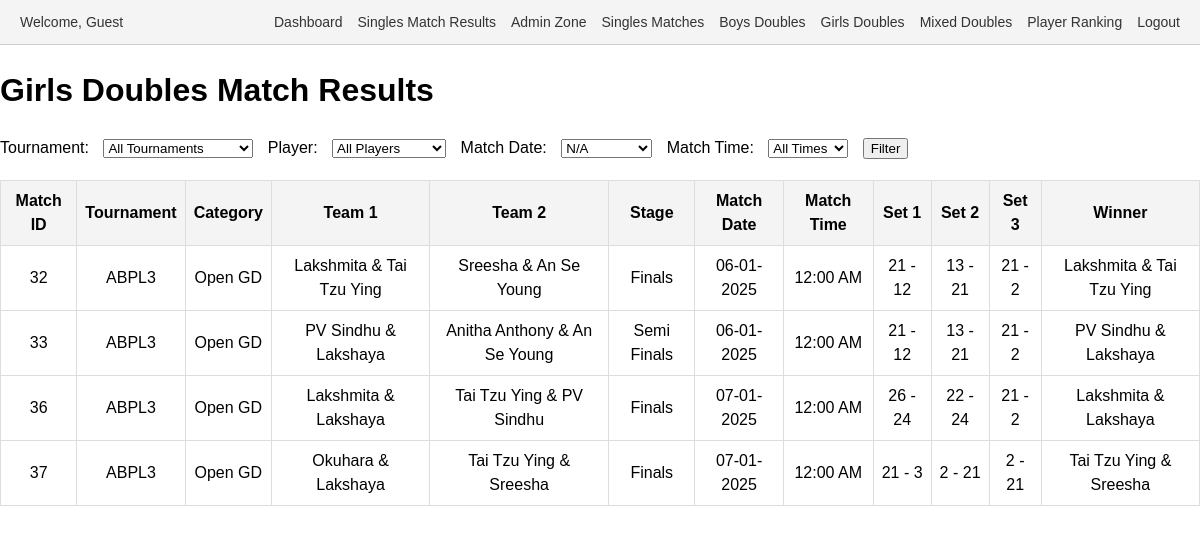
The app's page /results_gd.php, older data.
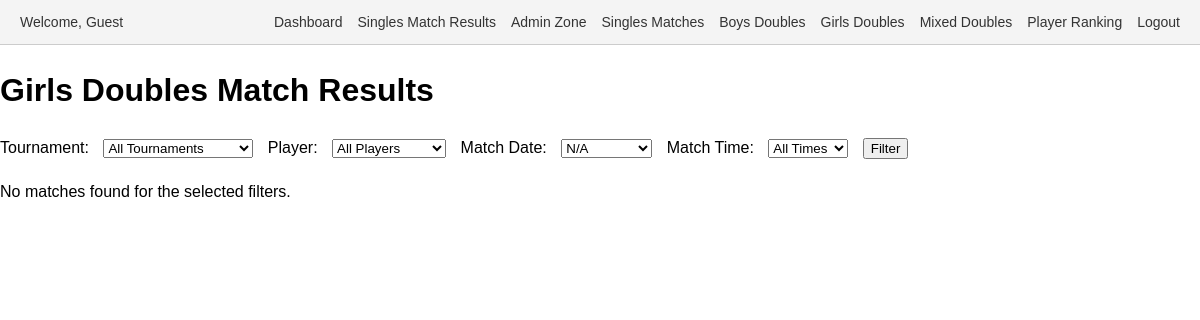
The same page, newer data.
### tables this page shows
CREATE TABLE `matches` (
  `id` int(11) NOT NULL,
  `tournament_id` int(11) NOT NULL,
  `category_id` int(11) NOT NULL,
  `pool` enum('A','B') DEFAULT NULL,
  `player1_id` int(11) DEFAULT NULL,
  `player2_id` int(11) DEFAULT NULL,
  `pre_quarter` tinyint(1) DEFAULT 0,
  `quarter` tinyint(1) DEFAULT 0,
  `semi` tinyint(1) DEFAULT 0,
  `final` tinyint(1) DEFAULT 0,
  `set1_player1_points` int(11) DEFAULT 0,
  `set1_player2_points` int(11) DEFAULT 0,
  `set2_player1_points` int(11) DEFAULT 0,
  `set2_player2_points` int(11) DEFAULT 0,
  `set3_player1_points` int(11) DEFAULT 0,
  `set3_player2_points` int(11) DEFAULT 0,
  `created_by` int(11) DEFAULT NULL,
  `stage` varchar(22) NOT NULL,
  `match_date` date DEFAULT NULL,
  `match_time` varchar(255) NOT NULL,
  `date` date DEFAULT NULL,
  `team1_player1_id` int(11) NOT NULL DEFAULT 0,
  `team1_player2_id` int(11) NOT NULL DEFAULT 0,
  `team2_player1_id` int(11) DEFAULT 0,
  `team2_player2_id` int(11) DEFAULT 0,
  `set1_team1_points` int(11) NOT NULL DEFAULT 0,
  `set1_team2_points` int(11) DEFAULT 0,
  `set2_team1_points` int(11) DEFAULT 0,
  `set2_team2_points` int(11) DEFAULT 0,
  `set3_team1_points` int(11) DEFAULT 0,
  `set3_team2_points` int(11) DEFAULT 0,
  `player3_id` int(11) DEFAULT NULL,
  `player4_id` int(11) DEFAULT NULL
);

CREATE TABLE `tournaments` (
  `id` int(11) NOT NULL,
  `name` varchar(255) NOT NULL,
  `created_by` int(11) DEFAULT NULL,
  `year` int(11) NOT NULL DEFAULT year(curdate())
);

CREATE TABLE `categories` (
  `id` int(11) NOT NULL,
  `name` varchar(255) NOT NULL,
  `created_by` int(11) NOT NULL,
  `age_group` varchar(255) DEFAULT NULL,
  `sex` varchar(10) DEFAULT NULL,
  `type` enum('singles','doubles','mixed doubles') DEFAULT 'singles',
  `tournament_id` int(11) NOT NULL
);

### results_gd.php (the view, shortened to what this page needs)
<?php include 'header.php'; ?>
<?php
require_once 'conn.php';
$conn = new mysqli($servername, $username, $password, $dbname);
$match_date = $_GET['match_date'] ?? '';
$dates = $conn->query("SELECT DISTINCT match_date FROM matches ORDER BY match_date");
$query = "
    SELECT
        m.id AS match_id,
        t.name AS tournament_name,
        c.name AS category_name,
        c.type AS category_type, /* Singles, Doubles, or Mixed Doubles */
        p1.name AS team1_player1_name,
        p2.name AS team1_player2_name,
        p3.name AS team2_player1_name,
        p4.name AS team2_player2_name,
        m.stage,
        m.match_date,
        m.match_time,
        m.set1_team1_points,
        m.set1_team2_points,
        m.set2_team1_points,
        m.set2_team2_points,
        m.set3_team1_points,
        m.set3_team2_points
    FROM matches m
    INNER JOIN tournaments t ON m.tournament_id = t.id
    INNER JOIN categories c ON m.category_id = c.id
    LEFT JOIN players p1 ON m.team1_player1_id = p1.id
    LEFT JOIN players p2 ON m.team1_player2_id = p2.id
    LEFT JOIN players p3 ON m.team2_player1_id = p3.id
    LEFT JOIN players p4 ON m.team2_player2_id = p4.id
    WHERE c.type = 'doubles' AND c.sex = 'F' /* Filter only doubles and female categories */
";
$query .= " ORDER BY m.id";
$result = $conn->query($query);
?>
<!DOCTYPE html>
<html lang="en">
<head>
</head>
<body>
    <h1>Girls Doubles Match Results</h1>
    <form method="get">
        <label for="tournament_id">Tournament:</label>
        <select name="tournament_id" id="tournament_id">
            <option value="">All Tournaments</option>
        </select>
        <label for="player_id">Player:</label>
        <select name="player_id" id="player_id">
            <option value="">All Players</option>
        </select>
        <label for="match_date">Match Date:</label>
        <select name="match_date" id="match_date">
            <?php while ($row = $dates->fetch_assoc()): ?>
                <option value="<?= $row['match_date'] ?>" <?= $match_date == $row['match_date'] ? 'selected' : '' ?>>
                    <?= $row['match_date'] ? date("d-m-Y", strtotime($row['match_date'])) : 'N/A' ?>
                </option>
            <?php endwhile; ?>
        </select>
        <label for="datetime">Match Time:</label>
        <select name="datetime" id="datetime">
            <option value="">All Times</option>
        </select>
        <button type="submit">Filter</button>
    </form>
    <?php if ($result->num_rows > 0): ?>
        <table>
            <tr>
                <th>Match ID</th>
                <th>Tournament</th>
                <th>Category</th>
                <th>Team 1</th>
                <th>Team 2</th>
                <th>Stage</th>
                <th>Match Date</th>
                <th>Match Time</th>
                <th>Set 1</th>
                <th>Set 2</th>
                <th>Set 3</th>
                <th>Winner</th>
            </tr>
            <?php while ($row = $result->fetch_assoc()):
                $team1 = $row['team1_player1_name'] . " & " . $row['team1_player2_name'];
                $team2 = $row['team2_player1_name'] . " & " . $row['team2_player2_name'];
                $team1_total = $row['set1_team1_points'] + $row['set2_team1_points'] + $row['set3_team1_points'];
                $team2_total = $row['set1_team2_points'] + $row['set2_team2_points'] + $row['set3_team2_points'];
                $winner = $team1_total > $team2_total ? $team1 : ($team1_total < $team2_total ? $team2 : 'Draw');
            ?>
                <tr>
                    <td><?= $row['match_id'] ?></td>
                    <td><?= $row['tournament_name'] ?></td>
                    <td><?= $row['category_name'] ?></td>
                    <td><?= $team1 ?></td>
                    <td><?= $team2 ?></td>
                    <td><?= $row['stage'] ?></td>
                    <td><?= $row['match_date'] ? date("d-m-Y", strtotime($row['match_date'])) : 'N/A' ?></td>
                    <td><?= $row['match_time'] ? date("h:i A", strtotime($row['match_time'])) : 'N/A' ?></td>
                    <td><?= $row['set1_team1_points'] . ' - ' . $row['set1_team2_points'] ?></td>
                    <td><?= $row['set2_team1_points'] . ' - ' . $row['set2_team2_points'] ?></td>
                    <td><?= $row['set3_team1_points'] . ' - ' . $row['set3_team2_points'] ?></td>
                    <td><?= $winner ?></td>
                </tr>
            <?php endwhile; ?>
        </table>
    <?php else: ?>
        <p>No matches found for the selected filters.</p>
    <?php endif; ?>
</body>
</html>

Row changes from the older to the newer data that the page shows:
removed matches: id "32", tournament.name "ABPL3", category.name "Open GD", team1 "Lakshmita & Tai Tzu Ying", team2 "Sreesha & An Se Young", stage "Finals", match_date "06-01-2025", match_time "12:00 AM", set1_team1_points "21", set1_team2_points "12", set2_team1_points "13", set2_team2_points "21", set3_team1_points "21", set3_team2_points "2", winner "Lakshmita & Tai Tzu Ying"
removed matches: id "33", tournament.name "ABPL3", category.name "Open GD", team1 "PV Sindhu & Lakshaya", team2 "Anitha Anthony & An Se Young", stage "Semi Finals", match_date "06-01-2025", match_time "12:00 AM", set1_team1_points "21", set1_team2_points "12", set2_team1_points "13", set2_team2_points "21", set3_team1_points "21", set3_team2_points "2", winner "PV Sindhu & Lakshaya"
removed matches: id "36", tournament.name "ABPL3", category.name "Open GD", team1 "Lakshmita & Lakshaya", team2 "Tai Tzu Ying & PV Sindhu", stage "Finals", match_date "07-01-2025", match_time "12:00 AM", set1_team1_points "26", set1_team2_points "24", set2_team1_points "22", set2_team2_points "24", set3_team1_points "21", set3_team2_points "2", winner "Lakshmita & Lakshaya"
removed matches: id "37", tournament.name "ABPL3", category.name "Open GD", team1 "Okuhara & Lakshaya", team2 "Tai Tzu Ying & Sreesha", stage "Finals", match_date "07-01-2025", match_time "12:00 AM", set1_team1_points "21", set1_team2_points "3", set2_team1_points "2", set2_team2_points "21", set3_team1_points "2", set3_team2_points "21", winner "Tai Tzu Ying & Sreesha"
Text that changed along with them:
text no longer shown: "Match ID Tournament Category Team 1 Team 2 Stage Match Date Match Time Set 1 Set 2 Set 3 Winner"
text now shown: "No matches found for the selected filters."
